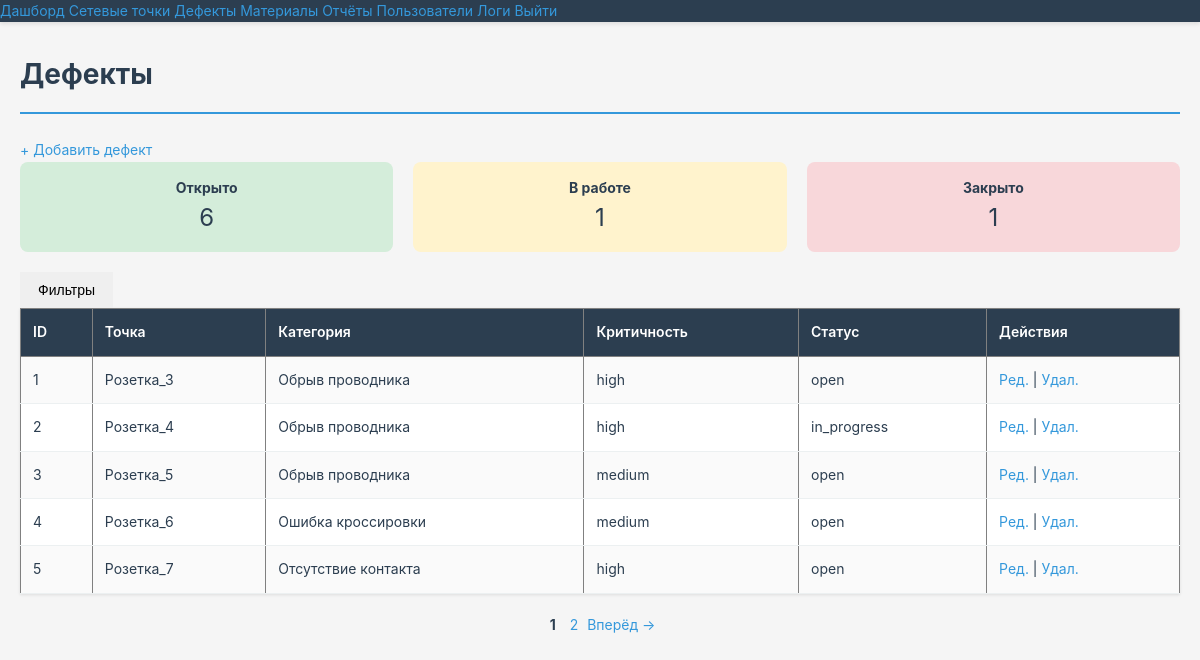
/defects/defects.php (signed in), run on the app's committed database.
### tables this page shows
CREATE TABLE `defects` (
    `id` int(11) NOT NULL AUTO_INCREMENT,
    `point_id` int(11) NOT NULL,
    `category` varchar(50) DEFAULT NULL,
    `severity` enum('high','medium','low') DEFAULT NULL,
    `description` text,
    `status` enum('open','in_progress','closed') DEFAULT 'open',
    `created_by` int(11) DEFAULT NULL,
    `created_at` timestamp NULL DEFAULT CURRENT_TIMESTAMP,
    PRIMARY KEY (`id`),
    KEY `point_id` (`point_id`),
    KEY `created_by` (`created_by`),
    CONSTRAINT `defects_ibfk_1` FOREIGN KEY (`point_id`) REFERENCES `network_points` (`id`) ON DELETE CASCADE,
    CONSTRAINT `defects_ibfk_2` FOREIGN KEY (`created_by`) REFERENCES `users` (`id`) ON DELETE SET NULL
);

CREATE TABLE `network_points` (
    `id` int(11) NOT NULL AUTO_INCREMENT,
    `label` varchar(20) NOT NULL UNIQUE,
    `type` enum('socket','switch','cable_run','patch_cord') NOT NULL,
    `location` varchar(100) DEFAULT NULL,
    `status` enum('active','defect','decommissioned') DEFAULT 'active',
    `last_check` date DEFAULT NULL,
    PRIMARY KEY (`id`)
);

### public/defects/defects.php (called while the page is built, shortened)
<?php
require_once __DIR__ . '/../../config/db.php';
require_once __DIR__ . '/../../includes/auth.php';
require_once __DIR__ . '/../../controllers/defects/defects_controller.php';
include __DIR__ . '/../../views/defects/index.php';

### includes/auth.php (called while the page is built, shortened)
<?php
function isAdmin() {
    return isset($_SESSION['user_role']) && $_SESSION['user_role'] === 'admin';
}

### models/defects/DefectModel.php (called while the page is built, shortened)
<?php
function getDefectStatusCounts($pdo) {
    $stmt = $pdo->query("SELECT status, COUNT(*) as count FROM defects GROUP BY status");
    return $stmt->fetchAll(PDO::FETCH_KEY_PAIR);
}
function countAllDefects($pdo, $severity, $status) {
    $sql="SELECT COUNT(*) FROM defects WHERE 1=1";
    $params = [];
    $stmt = $pdo->prepare($sql);
    $stmt->execute($params);
    return (int)$stmt->fetchColumn();
}
function getDefectsWithPagination($pdo, $limit, $offset, $status, $severity) {
    $sql = "
        SELECT defects.id, network_points.label AS point_label,
        defects.category, defects.severity, defects.status
        FROM network_points
        JOIN defects ON defects.point_id = network_points.id
        WHERE 1=1
    ";
    $params = [];
    $sql .= " LIMIT :limit OFFSET :offset";
    $stmt = $pdo->prepare($sql);
    $stmt->bindValue(':limit', (int)$limit, PDO::PARAM_INT);
    $stmt->bindValue(':offset', (int)$offset, PDO::PARAM_INT);
    $stmt->execute();
    return $stmt->fetchAll(PDO::FETCH_ASSOC);
}
?>

### controllers/defects/defects_controller.php (called while the page is built)
<?php
require_once __DIR__ . '/../../models/defects/DefectModel.php';
require_once __DIR__ . '/../../includes/pagination.php';
$statusCounts = getDefectStatusCounts($pdo);
$totalOpen = $statusCounts['open'] ?? 0;
$totalInProgress = $statusCounts['in_progress'] ?? 0;
$totalClosed = $statusCounts['closed'] ?? 0;
$limit = 5;
$page = isset($_GET['page']) ? (int)$_GET['page'] : 1;
$severity = $_GET['severity'] ?? '';
$status = $_GET['status'] ?? '';
$total = countAllDefects($pdo, $severity, $status);
$pagination = getPaginationInfo($total, $limit, $page);
$defects = getDefectsWithPagination($pdo, $pagination['limit'], $pagination['offset'], $status, $severity);
$currentPage = $pagination['current_page'];
$totalPages = $pagination['total_pages'];
?>

### includes/pagination.php (called while the page is built, shortened)
<?php
function getPaginationInfo($total, $limit = 5, $page = 1) {
    $totalPages = ceil($total / $limit);
    return [
        'current_page' => $page,
        'total_pages' => $totalPages,
        'total' => $total,
        'limit' => $limit,
        'offset' => ($page - 1) * $limit
    ];
}
?>

### views/defects/index.php (the view, shortened to what this page needs)
<?php include __DIR__ . '/../../views/layouts/header.php'; ?>
    <h1>Дефекты</h1>
    <p><a href="defect_add.php">+ Добавить дефект</a></p>
<?php include __DIR__ . '/summary.php'; ?>
<?php include __DIR__ . '/filter.php'; ?>
<?php if (empty($defects)): ?>
    <p>Нет дефектов.</p>
<?php else: ?>
    <table border="1" cellpadding="10" width="100%" style="border-collapse: collapse;">
        <tr style="background: #f0f0f0;">
            <th>ID</th>
            <th>Точка</th>
            <th>Категория</th>
            <th>Критичность</th>
            <th>Статус</th>
            <th>Действия</th>
        </tr>
        <?php foreach ($defects as $defect): ?>
            <tr>
                <td><?= htmlspecialchars($defect['id']) ?></td>
                <td><?= htmlspecialchars($defect['point_label'] ?? '—') ?></td>
                <td><?= htmlspecialchars($defect['category'] ?? '—') ?></td>
                <td><?= htmlspecialchars($defect['severity'] ?? '—') ?></td>
                <td><?= htmlspecialchars($defect['status'] ?? '—') ?></td>
                <td>
                    <a href="defect_edit.php?id=<?= $defect['id'] ?>">Ред.</a> |
                    <a href="defect_delete.php?id=<?= $defect['id'] ?>" onclick="return confirm('Удалить дефект?')">Удал.</a>
                </td>
            </tr>
        <?php endforeach; ?>
    </table>
<?php endif; ?>
<?php if ($totalPages > 1): ?>
    <div style="margin-top: 20px; text-align: center;">
        <?php for ($i = 1; $i <= $totalPages; $i++): ?>
                <?php
                $params = $_GET;
                $params['page'] = $i;
                $linkPage = "?" . http_build_query($params); ?>
            <?php if ($i == $currentPage): ?>
                <strong style="margin: 0 5px;"><?= $i ?></strong>
            <?php else: ?>
                <a href="<?= $linkPage?>" style="margin: 0 5px;"><?= $i ?></a>
            <?php endif; ?>
        <?php endfor; ?>
        <?php if ($currentPage < $totalPages): ?>
                <?php
                $params = $_GET;
                $params['page'] = $currentPage + 1;
                $linkNext = "?" . http_build_query($params); ?>
            <a href="<?= $linkNext ?>">Вперёд →</a>
        <?php endif; ?>
    </div>
<?php endif; ?>
<?php include __DIR__ . '/../../views/layouts/footer.php'; ?>

### views/layouts/header.php (shortened to what this page needs)
<!DOCTYPE html>
<html lang="ru">
<head>
    <link rel="stylesheet" href="/assets/main.css">
        <link rel="stylesheet" href="/assets/print.css" media="print">
</head>
<body>
<nav class="no-print">
    <a href="/public/dashboard/index.php">Дашборд</a>
    <a href="/public/inventory/inventory.php">Сетевые точки</a>
    <a href="/public/defects/defects.php">Дефекты</a>
    <a href="/public/materials/materials.php">Материалы</a>
    <a href="/public/report/report.php">Отчёты</a>
    <?php if (function_exists('isAdmin') && isAdmin()): ?>
        <a href="/public/users/users.php">Пользователи</a>
        <a href="/public/logs/logs.php">Логи</a>
    <?php endif; ?>
    <a href="/public/auth/logout.php">Выйти</a>
</nav>
<main>

### views/defects/summary.php
<div style="display: flex; gap: 20px; margin-bottom: 20px;">
    <div style="flex: 1; background: #d4edda; padding: 15px; text-align: center; border-radius: 8px;">
        <strong>Открыто</strong><br>
        <span style="font-size: 24px;"><?= $totalOpen ?? 0 ?></span>
    </div>
    <div style="flex: 1; background: #fff3cd; padding: 15px; text-align: center; border-radius: 8px;">
        <strong>В работе</strong><br>
        <span style="font-size: 24px;"><?= $totalInProgress ?? 0 ?></span>
    </div>
    <div style="flex: 1; background: #f8d7da; padding: 15px; text-align: center; border-radius: 8px;">
        <strong>Закрыто</strong><br>
        <span style="font-size: 24px;"><?= $totalClosed ?? 0 ?></span>
    </div>
</div>

### views/defects/filter.php (shortened to what this page needs)
<div class="filter-dropdown">
    <button class="filter-btn" onclick="toggleFilter()"> Фильтры</button>
</div>

### views/layouts/footer.php
</main>
</body>
</html>

### assets/main.css (style rules this page uses)
* { margin: 0; padding: 0; box-sizing: border-box; }
:root { --primary: #2c3e50; --secondary: #3498db; --success: #27ae60; --warning: #f39c12; --danger: #e74c3c; --text: #2c3e50; --text-light: #7f8c8d; }
html, body { font-family: -apple-system, BlinkMacSystemFont, 'Segoe UI', Roboto, sans-serif; color: var(--text); background-color: #f5f5f5; font-size: 14px; line-height: 1.6; }
nav { background-color: var(--primary); color: white; box-shadow: 0 2px 4px rgba(0, 0, 0, 0.1); position: sticky; top: 0; z-index: 100; }
body > main { max-width: 1200px; margin: 0 auto; padding: 30px 20px; min-height: calc(100vh - 160px); }
h1 { margin-bottom: 25px; padding-bottom: 15px; border-bottom: 2px solid var(--secondary); font-size: 28px; }
table { width: 100%; border-collapse: collapse; background-color: white; box-shadow: 0 1px 3px rgba(0, 0, 0, 0.1); margin-bottom: 20px; }
table th { background-color: var(--primary); color: white; padding: 12px; text-align: left; font-weight: 600; }
table td { padding: 12px; border-bottom: 1px solid #ecf0f1; }
table tbody tr:nth-child(even) { background-color: #fafafa; }
button, a.btn, input[type="submit"] { padding: 10px 18px; border: none; font-size: 14px; font-weight: 500; cursor: pointer; text-decoration: none; display: inline-block; transition: all 0.3s; }
a { color: var(--secondary); text-decoration: none; }

### data on the page
defects: id "1", point.label "Розетка_3", category "Обрыв проводника", severity "high", status "open"
defects: id "2", point.label "Розетка_4", category "Обрыв проводника", severity "high", status "in_progress"
defects: id "3", point.label "Розетка_5", category "Обрыв проводника", severity "medium", status "open"
defects: id "4", point.label "Розетка_6", category "Ошибка кроссировки", severity "medium", status "open"
defects: id "5", point.label "Розетка_7", category "Отсутствие контакта", severity "high", status "open"

### other printed values
$totalOpen "6"
$totalInProgress "1"
$totalClosed "1"
